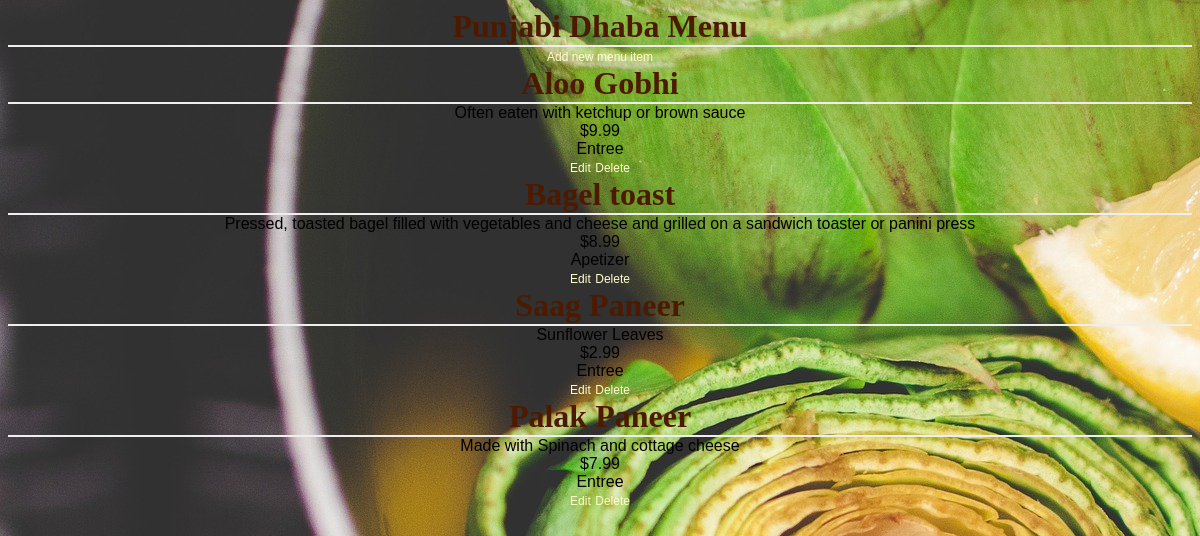
Page /restaurant/2/menu on the committed database.
### database_setup.py (models this page shows, shortened)
class Restaurant(Base):
    __tablename__ = 'restaurant'
    name = Column(String(80),nullable =False)
    id = Column(Integer, primary_key = True)

class MenuItem(Base):
    __tablename__ = 'menu_item'
    name = Column(String(80),nullable =False)
    id = Column(Integer, primary_key = True)
    course = Column(String(80))
    description = Column(String(250))
    price = Column(String(8))
    restaurant_id = Column(Integer, ForeignKey('restaurant.id'))
    restaurant = relationship(Restaurant)

### finalproject.py (the view)
@app.route('/restaurant/<int:restaurant_id>')
@app.route('/restaurant/<int:restaurant_id>/menu')
def showMenu(restaurant_id):
    restaurant = session.query(Restaurant).filter_by(id = restaurant_id).first()
    items = session.query(MenuItem).filter_by(restaurant_id=restaurant_id)
    return render_template('menu.html', restaurant = restaurant, items = items)

### templates/menu.html (shortened to what this page needs)
<!DOCTYPE html>
<html lang="en" dir="ltr">
  <head>
    <link rel=stylesheet type=text/css href="{{ url_for('static', filename='styles.css') }}">
  </head>
  <body>
    <h1>{{restaurant.name}} Menu</h1>
    <a href="{{url_for('newMenuItem',restaurant_id=restaurant.id)}}">Add new menu item</a>
    {%if items%}
      {%for item in items%}
        <h1>{{item.name}}</h1>
        {{item.description}}<br>
        {{item.price}}<br>
        {{item.course}}<br>
        <a href="{{url_for('editMenuItem',restaurant_id = restaurant.id, menu_id = item.id)}}">Edit</a>
        <a href="{{url_for('deleteMenuItem',restaurant_id = restaurant.id, menu_id = item.id)}}">Delete</a>
      {%endfor%}
    {%elif not items%}
      <h2>No menu items found</h2>
    {%endif%}
  </body>
</html>

### static/styles.css (style rules this page uses)
body { font-family: sans-serif; background-color: #333333; background-image: url('images/artichokes-1246858_1920.jpg'); text-align: center; }
h1 { color:#4d1a00; }
h1, h2 { font-family: 'Georgia', serif; margin: 0; }
h1 { border-bottom: 2px solid #eee; }
a { text-decoration: none; color:#FFFFCC; font-size: .75em; }

### rows in the picture
Restaurant: name "Punjabi Dhaba"
MenuItem: name "Aloo Gobhi", description "Often eaten with ketchup or brown sauce", price "$9.99", course "Entree"
MenuItem: name "Bagel toast", description "Pressed, toasted bagel filled with vegetables and cheese and grilled on a sandwich toaster or panini press", price "$8.99", course "Apetizer"
MenuItem: name "Saag Paneer", description "Sunflower Leaves", price "$2.99", course "Entree"
MenuItem: name "Palak Paneer", description "Made with Spinach and cottage cheese", price "$7.99", course "Entree"
